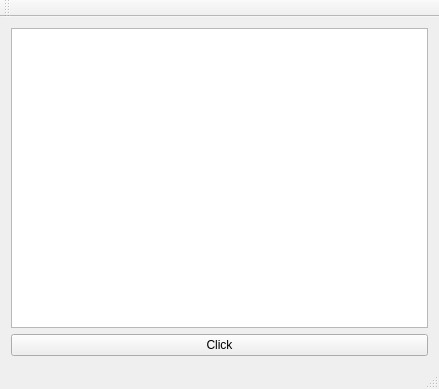
<?xml version="1.0" encoding="UTF-8"?>
<ui version="4.0">
 <class>MainWindow</class>
 <widget class="QMainWindow" name="MainWindow">
  <property name="geometry">
   <rect>
    <x>0</x>
    <y>0</y>
    <width>439</width>
    <height>389</height>
   </rect>
  </property>
  <property name="windowTitle">
   <string>MainWindow</string>
  </property>
  <widget class="QWidget" name="centralWidget">
   <layout class="QVBoxLayout" name="verticalLayout">
    <item>
     <widget class="QListWidget" name="listWidget"/>
    </item>
    <item>
     <widget class="QPushButton" name="pushButton">
      <property name="text">
       <string>Click</string>
      </property>
     </widget>
    </item>
   </layout>
  </widget>
  <widget class="QMenuBar" name="menuBar">
   <property name="geometry">
    <rect>
     <x>0</x>
     <y>0</y>
     <width>439</width>
     <height>21</height>
    </rect>
   </property>
  </widget>
  <widget class="QToolBar" name="mainToolBar">
   <attribute name="toolBarArea">
    <enum>TopToolBarArea</enum>
   </attribute>
   <attribute name="toolBarBreak">
    <bool>false</bool>
   </attribute>
  </widget>
  <widget class="QStatusBar" name="statusBar"/>
 </widget>
 <layoutdefault spacing="6" margin="11"/>
 <resources/>
 <connections/>
</ui>
